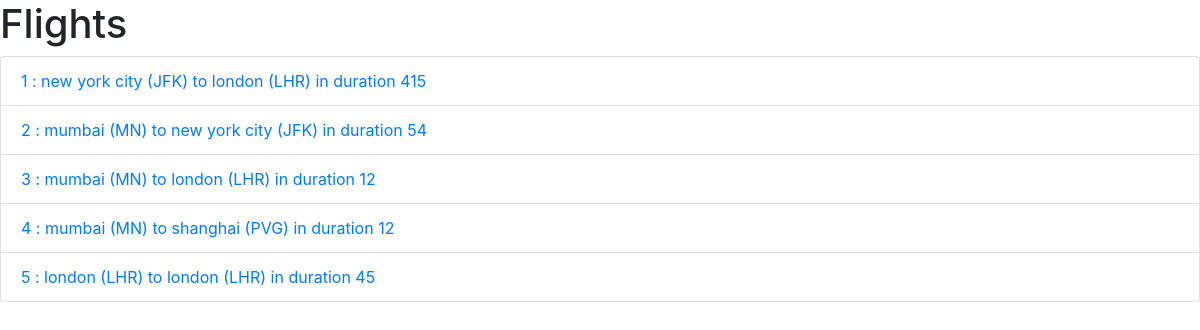
The page / on the database its author committed.
### flights/models.py (models this page shows)
class Flight(models.Model):
    origin=models.ForeignKey(Airport,on_delete=models.CASCADE,related_name="departures")
    destination=models.ForeignKey(Airport,on_delete=models.CASCADE,related_name="arrivals")
    duration=models.IntegerField()
    def __str__(self):
        return f"{self.id} : {self.origin} to {self.destination} in duration {self.duration}"

class Airport(models.Model):
    code= models.CharField(max_length=3)
    city= models.CharField(max_length=64)
    def __str__(self):
        return f"{self.city} ({self.code})"

### flights/views.py (the view)
# urls.py: path('', views.index,name="index"),
def index(request):
    context={
        "flights":Flight.objects.all()
    }
    return  render(request,'flights/index.html',context)

### flights/templates/flights/index.html (shortened to what this page needs)
{% extends "flights/base.html" %}
{% block body %}
<h1>Flights</h1>
<ul class="list-group">
    {% for flight in flights %}
    <li class="list-group-item">
        <a href="{% url 'flight' flight.id %}">{{ flight }}</a>
    </li>
    {% endfor %}
</ul>
{% endblock%}

### rows shown on the page
Flight: id+origin+destination "1 : new york city (JFK) to london (LHR) in duration 415"
Flight: id+origin+destination "2 : mumbai (MN) to new york city (JFK) in duration 54"
Flight: id+origin+destination "3 : mumbai (MN) to london (LHR) in duration 12"
Flight: id+origin+destination "4 : mumbai (MN) to shanghai (PVG) in duration 12"
Flight: id+origin+destination "5 : london (LHR) to london (LHR) in duration 45"
